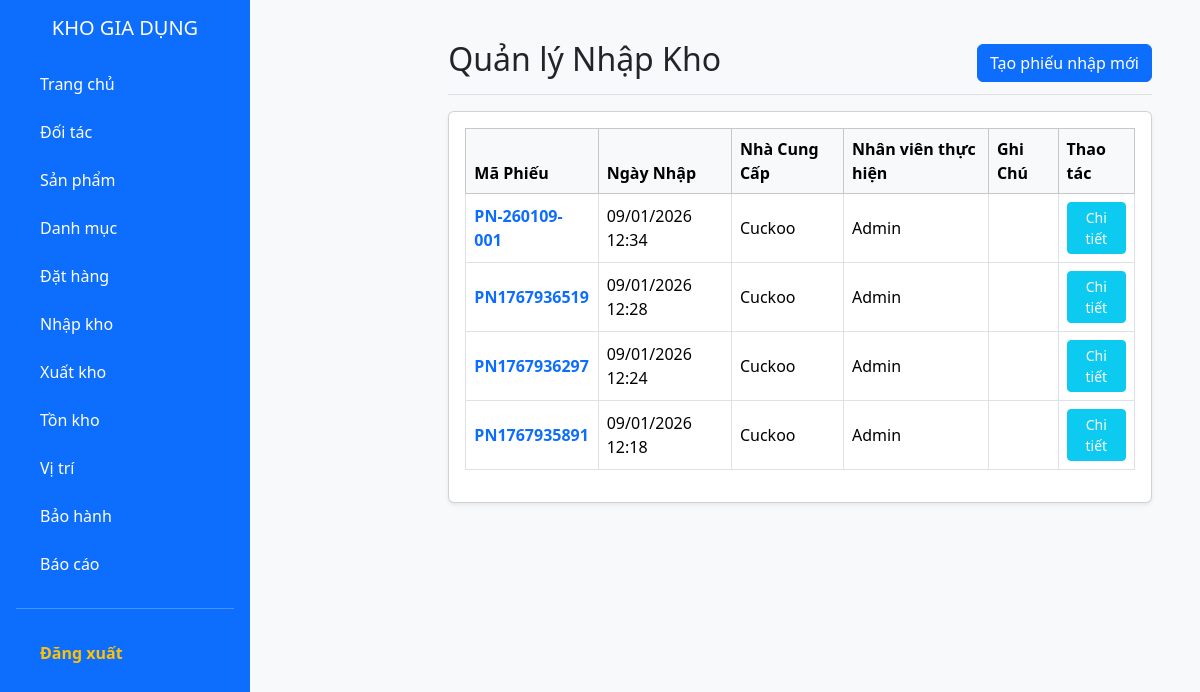
The app's page /public/import (signed in), older data.
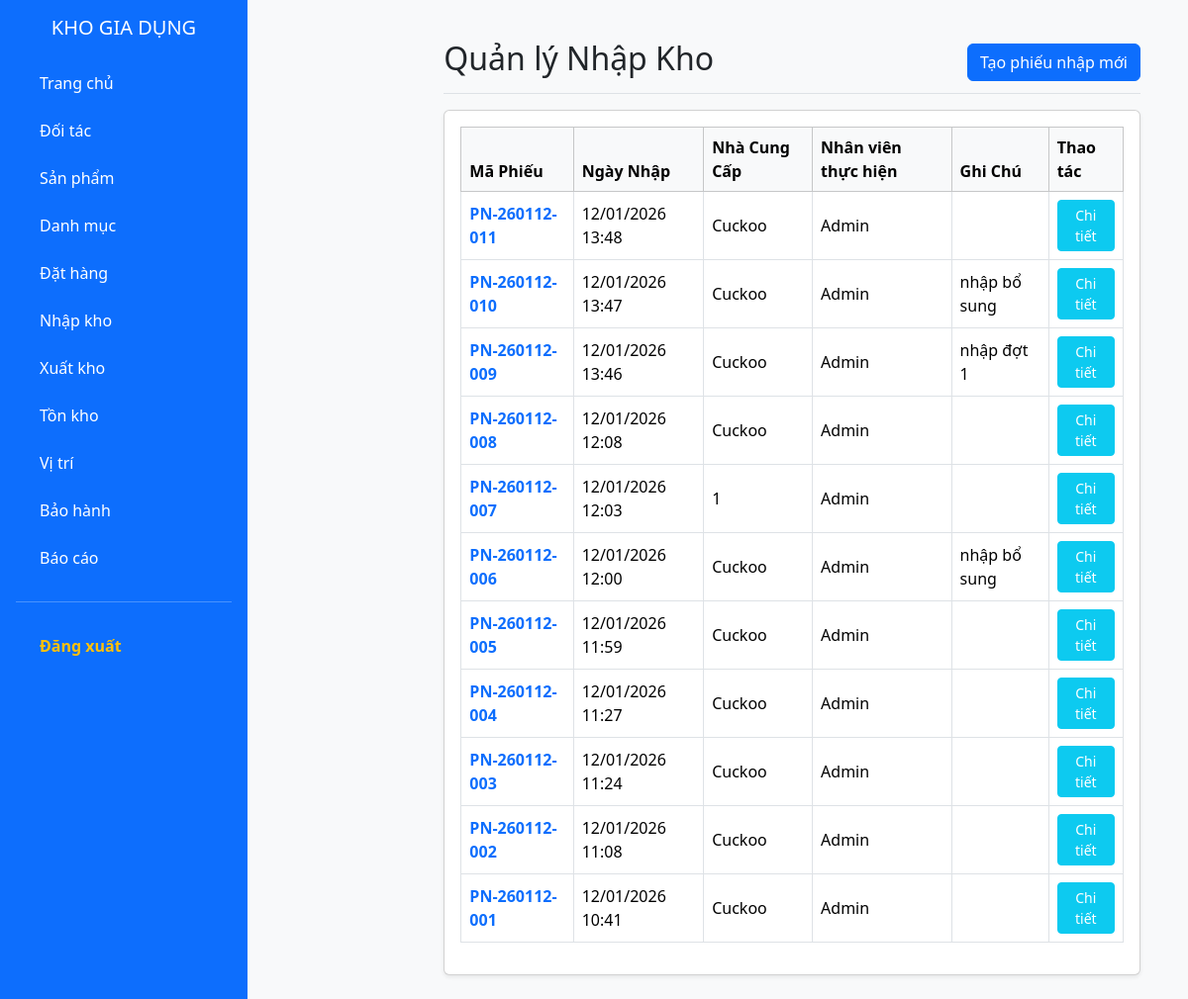
The same page, newer data.
### tables this page shows
CREATE TABLE IF NOT EXISTS `phieunhap` (
  `maPN` varchar(20) NOT NULL,
  `ngayNhap` datetime DEFAULT CURRENT_TIMESTAMP,
  `maNCC` varchar(10) NOT NULL,
  `ghiChu` varchar(300) DEFAULT NULL,
  `maND` varchar(20) DEFAULT NULL,
  PRIMARY KEY (`maPN`),
  KEY `fk_pn_ncc` (`maNCC`),
  KEY `fk_pn_nd` (`maND`)
);

CREATE TABLE IF NOT EXISTS `nhacungcap` (
  `maNCC` varchar(10) NOT NULL,
  `tenNCC` varchar(100) NOT NULL,
  `diaChi` varchar(200) DEFAULT NULL,
  `sdt` varchar(20) DEFAULT NULL,
  `email` varchar(50) DEFAULT NULL,
  `trangThai` tinyint DEFAULT '1',
  PRIMARY KEY (`maNCC`)
);

CREATE TABLE IF NOT EXISTS `nguoidung` (
  `maND` varchar(20) NOT NULL,
  `tenND` varchar(100) NOT NULL,
  `email` varchar(50) DEFAULT NULL,
  `sdt` varchar(10) DEFAULT NULL,
  `taiKhoan` varchar(50) NOT NULL,
  `matKhau` varchar(255) NOT NULL,
  `maVaiTro` varchar(20) NOT NULL,
  PRIMARY KEY (`maND`),
  UNIQUE KEY `taiKhoan` (`taiKhoan`),
  KEY `fk_nguoidung_vaitro` (`maVaiTro`)
);

### app/controllers/ImportController.php (called while the page is built, shortened)
<?php
class ImportController extends Controller {
    private $importModel;
    public function __construct() {
        $this->importModel = $this->model('ImportModel');
    }
    public function index() {
        $imports = $this->importModel->getAllImports();
        $data = [
            'title' => 'Lịch sử Nhập kho',
            'imports' => $imports
        ];
        $this->view('import/index', $data);
    }
}
?>

### app/core/app.php (called while the page is built, shortened)
<?php
class App {
    protected $action = 'index';
    public function __construct() {
        $url = $this->parseUrl();
        if (isset($url[0])) {
            if (file_exists(APP_ROOT . '/controllers/' . ucfirst($url[0]) . 'Controller.php')) {
                unset($url[0]);
            }
        }
        $this->controller = new $this->controller;
        $this->params = $url ? array_values($url) : [];
        call_user_func_array([$this->controller, $this->action], $this->params);
    }
    public function parseUrl() {
        if (isset($_GET['url'])) {
            return explode('/', filter_var(rtrim($_GET['url'], '/'), FILTER_SANITIZE_URL));
        }
    }
}
?>

### public/index.php (called while the page is built, shortened)
<?php
require_once ROOT_PATH . '/app/core/Database.php';
require_once ROOT_PATH . '/app/core/Controller.php';
require_once ROOT_PATH . '/app/core/App.php';
$app = new App();
?>

### app/models/ImportModel.php (called while the page is built, shortened)
<?php
class ImportModel {
    private $conn;
    public function __construct() {
        $this->conn = Database::getInstance()->getConnection();
    }
    public function getAllImports() {
        $sql = "SELECT pn.*, ncc.tenNCC, nd.tenND
                FROM phieunhap pn
                JOIN nhacungcap ncc ON pn.maNCC = ncc.maNCC
                LEFT JOIN nguoidung nd ON pn.maND = nd.maND
                ORDER BY pn.ngayNhap DESC";
        $stmt = $this->conn->prepare($sql);
        $stmt->execute();
        return $stmt->fetchAll();
    }
}
?>

### app/core/Database.php (called while the page is built, shortened)
<?php
class Database {
    private static $instance = null;
    private $conn;
    private function __construct() {
        try {
            $dsn = "mysql:host=" . DB_HOST . ";dbname=" . DB_NAME . ";charset=utf8mb4";
            $this->conn = new PDO($dsn, DB_USER, DB_PASS);
            $this->conn->setAttribute(PDO::ATTR_ERRMODE, PDO::ERRMODE_EXCEPTION);
            $this->conn->setAttribute(PDO::ATTR_DEFAULT_FETCH_MODE, PDO::FETCH_ASSOC);
        } catch(PDOException $e) {
            die("Lỗi kết nối MySQL: " . $e->getMessage());
        }
    }
    public static function getInstance() {
        if (!self::$instance) {
            self::$instance = new Database();
        }
        return self::$instance;
    }
    public function getConnection() {
        return $this->conn;
    }
}
?>

### app/views/import/index.php (the view, shortened to what this page needs)
<?php require_once APP_ROOT . '/views/layouts/header.php'; ?>
<?php require_once APP_ROOT . '/views/layouts/sidebar.php'; ?>
<main class="col-md-9 ms-sm-auto col-lg-10 px-md-4">
    <div class="d-flex justify-content-between flex-wrap flex-md-nowrap align-items-center pt-3 pb-2 mb-3 border-bottom">
        <h1 class="h2">Quản lý Nhập Kho</h1>
        <a href="<?php echo BASE_URL; ?>/import/create" class="btn btn-primary">
            <i class="bi bi-plus-lg"></i> Tạo phiếu nhập mới
        </a>
    </div>
    <div class="card shadow-sm">
        <div class="card-body">
            <div class="table-responsive">
                <table class="table table-hover table-bordered align-middle">
                    <thead class="table-light">
                        <tr>
                            <th>Mã Phiếu</th>
                            <th>Ngày Nhập</th>
                            <th>Nhà Cung Cấp</th>
                            <th>Nhân viên thực hiện</th>
                            <th>Ghi Chú</th>
                            <th>Thao tác</th>
                        </tr>
                    </thead>
                    <tbody>
                        <?php if (!empty($data['imports'])): ?>
                            <?php foreach ($data['imports'] as $item): ?>
                            <tr>
                                <td class="fw-bold text-primary"><?php echo $item['maPN']; ?></td>
                                <td>
                                    <?php echo date('d/m/Y H:i', strtotime($item['ngayNhap'])); ?>
                                </td>
                                <td><?php echo $item['tenNCC']; ?></td>
                                <td><?php echo $item['tenND']; ?></td>
                                <td><?php echo $item['ghiChu']; ?></td>
                                <td>
                                    <a href="<?php echo BASE_URL; ?>/import/show/<?php echo urlencode($item['maPN']); ?>" class="btn btn-sm btn-info text-white">Chi tiết</a>
                                </td>
                            </tr>
                            <?php endforeach; ?>
                        <?php endif; ?>
                    </tbody>
                </table>
            </div>
        </div>
    </div>
</main>
<?php require_once APP_ROOT . '/views/layouts/footer.php'; ?>

Row changes from the older to the newer data that the page shows:
removed phieunhap: maPN "PN-260109-001", ngayNhap "09/01/2026 12:34", maNCC.tenNCC "Cuckoo", maND.tenND "Admin"
removed phieunhap: maPN "PN1767936519", ngayNhap "09/01/2026 12:28", maNCC.tenNCC "Cuckoo", maND.tenND "Admin"
removed phieunhap: maPN "PN1767936297", ngayNhap "09/01/2026 12:24", maNCC.tenNCC "Cuckoo", maND.tenND "Admin"
removed phieunhap: maPN "PN1767935891", ngayNhap "09/01/2026 12:18", maNCC.tenNCC "Cuckoo", maND.tenND "Admin"
added phieunhap: maPN "PN-260112-011", ngayNhap "12/01/2026 13:48", maNCC.tenNCC "Cuckoo", maND.tenND "Admin"
added phieunhap: maPN "PN-260112-010", ngayNhap "12/01/2026 13:47", maNCC.tenNCC "Cuckoo", maND.tenND "Admin", ghiChu "nhập bổ sung"
added phieunhap: maPN "PN-260112-009", ngayNhap "12/01/2026 13:46", maNCC.tenNCC "Cuckoo", maND.tenND "Admin", ghiChu "nhập đợt 1"
added phieunhap: maPN "PN-260112-008", ngayNhap "12/01/2026 12:08", maNCC.tenNCC "Cuckoo", maND.tenND "Admin"
added phieunhap: maPN "PN-260112-007", ngayNhap "12/01/2026 12:03", maNCC.tenNCC "1", maND.tenND "Admin"
added phieunhap: maPN "PN-260112-006", ngayNhap "12/01/2026 12:00", maNCC.tenNCC "Cuckoo", maND.tenND "Admin", ghiChu "nhập bổ sung"
added phieunhap: maPN "PN-260112-005", ngayNhap "12/01/2026 11:59", maNCC.tenNCC "Cuckoo", maND.tenND "Admin"
added phieunhap: maPN "PN-260112-004", ngayNhap "12/01/2026 11:27", maNCC.tenNCC "Cuckoo", maND.tenND "Admin"
added phieunhap: maPN "PN-260112-003", ngayNhap "12/01/2026 11:24", maNCC.tenNCC "Cuckoo", maND.tenND "Admin"
added phieunhap: maPN "PN-260112-002", ngayNhap "12/01/2026 11:08", maNCC.tenNCC "Cuckoo", maND.tenND "Admin"
added phieunhap: maPN "PN-260112-001", ngayNhap "12/01/2026 10:41", maNCC.tenNCC "Cuckoo", maND.tenND "Admin"
